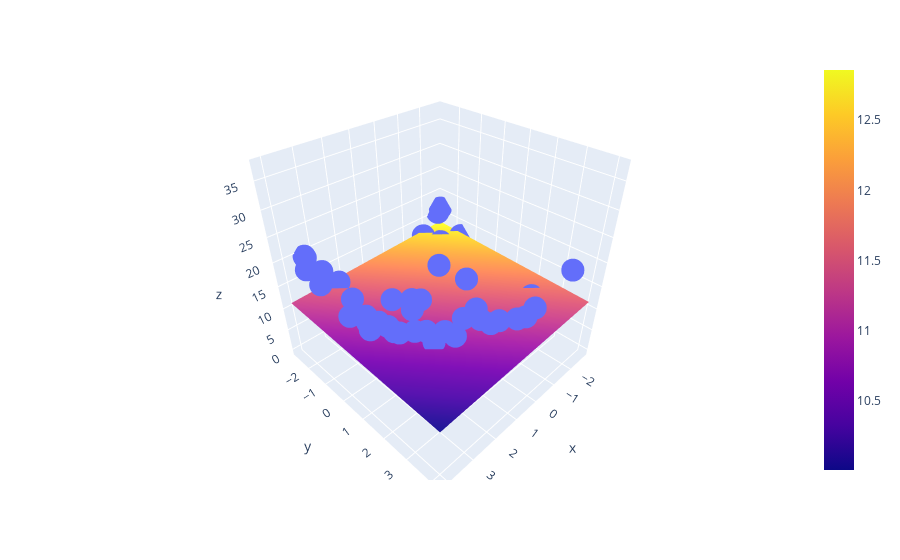

The code cell stored with this chart in its notebook:
### Code cell
import plotly.graph_objects as go

fig = px.scatter_3d(df, x=x.ravel(), y=y.ravel(), z=z.ravel())

fig.add_trace(go.Surface(x = x_input, y = y_input, z =z_final ))

fig.show()
